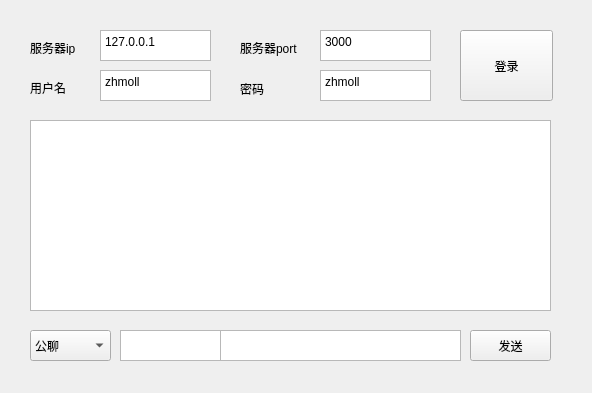
<?xml version="1.0" encoding="UTF-8"?>
<ui version="4.0">
 <class>MainWindow</class>
 <widget class="QMainWindow" name="MainWindow">
  <property name="windowModality">
   <enum>Qt::NonModal</enum>
  </property>
  <property name="geometry">
   <rect>
    <x>0</x>
    <y>0</y>
    <width>592</width>
    <height>393</height>
   </rect>
  </property>
  <property name="windowTitle">
   <string>Zhmoll TCP Chat Room</string>
  </property>
  <property name="animated">
   <bool>true</bool>
  </property>
  <property name="tabShape">
   <enum>QTabWidget::Rounded</enum>
  </property>
  <widget class="QWidget" name="centralWidget">
   <widget class="QPlainTextEdit" name="plainTextEdit">
    <property name="geometry">
     <rect>
      <x>100</x>
      <y>30</y>
      <width>111</width>
      <height>31</height>
     </rect>
    </property>
    <property name="documentTitle">
     <string/>
    </property>
    <property name="lineWrapMode">
     <enum>QPlainTextEdit::WidgetWidth</enum>
    </property>
    <property name="plainText">
     <string>127.0.0.1</string>
    </property>
   </widget>
   <widget class="QPlainTextEdit" name="plainTextEdit_2">
    <property name="geometry">
     <rect>
      <x>320</x>
      <y>30</y>
      <width>111</width>
      <height>31</height>
     </rect>
    </property>
    <property name="plainText">
     <string>3000</string>
    </property>
   </widget>
   <widget class="QPlainTextEdit" name="plainTextEdit_3">
    <property name="geometry">
     <rect>
      <x>100</x>
      <y>70</y>
      <width>111</width>
      <height>31</height>
     </rect>
    </property>
    <property name="plainText">
     <string>zhmoll</string>
    </property>
   </widget>
   <widget class="QPlainTextEdit" name="plainTextEdit_4">
    <property name="geometry">
     <rect>
      <x>320</x>
      <y>70</y>
      <width>111</width>
      <height>31</height>
     </rect>
    </property>
    <property name="plainText">
     <string>zhmoll</string>
    </property>
    <property name="backgroundVisible">
     <bool>false</bool>
    </property>
    <property name="placeholderText">
     <string/>
    </property>
   </widget>
   <widget class="QLabel" name="label">
    <property name="geometry">
     <rect>
      <x>30</x>
      <y>40</y>
      <width>72</width>
      <height>15</height>
     </rect>
    </property>
    <property name="text">
     <string>服务器ip</string>
    </property>
   </widget>
   <widget class="QLabel" name="label_2">
    <property name="geometry">
     <rect>
      <x>240</x>
      <y>40</y>
      <width>81</width>
      <height>16</height>
     </rect>
    </property>
    <property name="text">
     <string>服务器port</string>
    </property>
   </widget>
   <widget class="QLabel" name="label_3">
    <property name="geometry">
     <rect>
      <x>30</x>
      <y>80</y>
      <width>72</width>
      <height>15</height>
     </rect>
    </property>
    <property name="text">
     <string>用户名</string>
    </property>
   </widget>
   <widget class="QLabel" name="label_4">
    <property name="geometry">
     <rect>
      <x>240</x>
      <y>80</y>
      <width>81</width>
      <height>16</height>
     </rect>
    </property>
    <property name="text">
     <string>&lt;html&gt;&lt;head/&gt;&lt;body&gt;&lt;p&gt;密码&lt;/p&gt;&lt;/body&gt;&lt;/html&gt;</string>
    </property>
   </widget>
   <widget class="QPushButton" name="pushButton">
    <property name="geometry">
     <rect>
      <x>460</x>
      <y>30</y>
      <width>93</width>
      <height>71</height>
     </rect>
    </property>
    <property name="text">
     <string>登录</string>
    </property>
   </widget>
   <widget class="QComboBox" name="comboBox">
    <property name="geometry">
     <rect>
      <x>30</x>
      <y>330</y>
      <width>81</width>
      <height>31</height>
     </rect>
    </property>
    <item>
     <property name="text">
      <string>公聊</string>
     </property>
    </item>
    <item>
     <property name="text">
      <string>私聊</string>
     </property>
    </item>
   </widget>
   <widget class="QPlainTextEdit" name="plainTextEdit_5">
    <property name="geometry">
     <rect>
      <x>120</x>
      <y>330</y>
      <width>341</width>
      <height>31</height>
     </rect>
    </property>
   </widget>
   <widget class="QPushButton" name="pushButton_2">
    <property name="geometry">
     <rect>
      <x>470</x>
      <y>330</y>
      <width>81</width>
      <height>31</height>
     </rect>
    </property>
    <property name="text">
     <string>发送</string>
    </property>
   </widget>
   <widget class="QPlainTextEdit" name="plainTextEdit_6">
    <property name="geometry">
     <rect>
      <x>120</x>
      <y>330</y>
      <width>101</width>
      <height>31</height>
     </rect>
    </property>
   </widget>
   <widget class="QTextEdit" name="textEdit">
    <property name="geometry">
     <rect>
      <x>30</x>
      <y>120</y>
      <width>521</width>
      <height>191</height>
     </rect>
    </property>
   </widget>
  </widget>
 </widget>
 <layoutdefault spacing="6" margin="11"/>
 <resources/>
 <connections/>
</ui>
